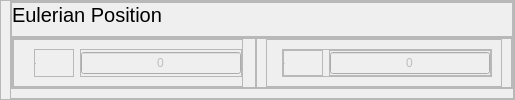
                  <widget class="QFrame" name="frame_161">
                   <property name="minimumSize">
                    <size>
                     <width>0</width>
                     <height>0</height>
                    </size>
                   </property>
                   <property name="maximumSize">
                    <size>
                     <width>16777215</width>
                     <height>100</height>
                    </size>
                   </property>
                   <property name="styleSheet">
                    <string notr="true"/>
                   </property>
                   <property name="frameShape">
                    <enum>QFrame::Shape::StyledPanel</enum>
                   </property>
                   <property name="frameShadow">
                    <enum>QFrame::Shadow::Raised</enum>
                   </property>
                   <layout class="QVBoxLayout" name="verticalLayout_103">
                    <property name="spacing">
                     <number>0</number>
                    </property>
                    <property name="leftMargin">
                     <number>9</number>
                    </property>
                    <property name="topMargin">
                     <number>0</number>
                    </property>
                    <property name="rightMargin">
                     <number>0</number>
                    </property>
                    <property name="bottomMargin">
                     <number>0</number>
                    </property>
                    <item>
                     <widget class="QFrame" name="frame_162">
                      <property name="frameShape">
                       <enum>QFrame::Shape::StyledPanel</enum>
                      </property>
                      <property name="frameShadow">
                       <enum>QFrame::Shadow::Raised</enum>
                      </property>
                      <layout class="QVBoxLayout" name="verticalLayout_104">
                       <property name="spacing">
                        <number>0</number>
                       </property>
                       <property name="leftMargin">
                        <number>0</number>
                       </property>
                       <property name="topMargin">
                        <number>0</number>
                       </property>
                       <property name="rightMargin">
                        <number>0</number>
                       </property>
                       <item>
                        <widget class="QFrame" name="frame_163">
                         <property name="minimumSize">
                          <size>
                           <width>0</width>
                           <height>35</height>
                          </size>
                         </property>
                         <property name="maximumSize">
                          <size>
                           <width>16777215</width>
                           <height>35</height>
                          </size>
                         </property>
                         <property name="frameShape">
                          <enum>QFrame::Shape::StyledPanel</enum>
                         </property>
                         <property name="frameShadow">
                          <enum>QFrame::Shadow::Raised</enum>
                         </property>
                         <layout class="QHBoxLayout" name="horizontalLayout_60">
                          <property name="spacing">
                           <number>0</number>
                          </property>
                          <property name="leftMargin">
                           <number>0</number>
                          </property>
                          <property name="topMargin">
                           <number>0</number>
                          </property>
                          <property name="rightMargin">
                           <number>0</number>
                          </property>
                          <property name="bottomMargin">
                           <number>0</number>
                          </property>
                          <item>
                           <widget class="QLabel" name="label_40">
                            <property name="minimumSize">
                             <size>
                              <width>0</width>
                              <height>35</height>
                             </size>
                            </property>
                            <property name="maximumSize">
                             <size>
                              <width>16777215</width>
                              <height>35</height>
                             </size>
                            </property>
                            <property name="styleSheet">
                             <string notr="true">QLabel {
    font-size: 20px; /* Tamanho da fonte */
	font-family: &quot;Yu Gothic UI Semibold&quot;; /* Família da fonte */
}
</string>
                            </property>
                            <property name="text">
                             <string>Eulerian Position</string>
                            </property>
                            <property name="alignment">
                             <set>Qt::AlignmentFlag::AlignLeading|Qt::AlignmentFlag::AlignLeft|Qt::AlignmentFlag::AlignTop</set>
                            </property>
                           </widget>
                          </item>
                         </layout>
                        </widget>
                       </item>
                       <item>
                        <widget class="QFrame" name="frame_164">
                         <property name="frameShape">
                          <enum>QFrame::Shape::StyledPanel</enum>
                         </property>
                         <property name="frameShadow">
                          <enum>QFrame::Shadow::Raised</enum>
                         </property>
                         <layout class="QHBoxLayout" name="horizontalLayout_61">
                          <property name="spacing">
                           <number>0</number>
                          </property>
                          <property name="leftMargin">
                           <number>0</number>
                          </property>
                          <property name="topMargin">
                           <number>0</number>
                          </property>
                          <property name="rightMargin">
                           <number>0</number>
                          </property>
                          <property name="bottomMargin">
                           <number>0</number>
                          </property>
                          <item>
                           <widget class="QFrame" name="frame_165">
                            <property name="frameShape">
                             <enum>QFrame::Shape::StyledPanel</enum>
                            </property>
                            <property name="frameShadow">
                             <enum>QFrame::Shadow::Raised</enum>
                            </property>
                            <layout class="QVBoxLayout" name="verticalLayout_105">
                             <property name="spacing">
                              <number>0</number>
                             </property>
                             <property name="leftMargin">
                              <number>0</number>
                             </property>
                             <property name="topMargin">
                              <number>0</number>
                             </property>
                             <property name="rightMargin">
                              <number>12</number>
                             </property>
                             <property name="bottomMargin">
                              <number>0</number>
                             </property>
                             <item>
                              <widget class="QFrame" name="frame_166">
                               <property name="frameShape">
                                <enum>QFrame::Shape::StyledPanel</enum>
                               </property>
                               <property name="frameShadow">
                                <enum>QFrame::Shadow::Raised</enum>
                               </property>
                               <layout class="QHBoxLayout" name="horizontalLayout_62">
                                <property name="leftMargin">
                                 <number>20</number>
                                </property>
                                <property name="rightMargin">
                                 <number>0</number>
                                </property>
                                <item>
                                 <widget class="QFrame" name="frame_167">
                                  <property name="sizePolicy">
                                   <sizepolicy hsizetype="Preferred" vsizetype="Preferred">
                                    <horstretch>0</horstretch>
                                    <verstretch>0</verstretch>
                                   </sizepolicy>
                                  </property>
                                  <property name="minimumSize">
                                   <size>
                                    <width>40</width>
                                    <height>0</height>
                                   </size>
                                  </property>
                                  <property name="maximumSize">
                                   <size>
                                    <width>140</width>
                                    <height>16777215</height>
                                   </size>
                                  </property>
                                  <property name="frameShape">
                                   <enum>QFrame::Shape::StyledPanel</enum>
                                  </property>
                                  <property name="frameShadow">
                                   <enum>QFrame::Shadow::Raised</enum>
                                  </property>
                                  <layout class="QVBoxLayout" name="verticalLayout_106">
                                   <property name="spacing">
                                    <number>7</number>
                                   </property>
                                   <property name="leftMargin">
                                    <number>0</number>
                                   </property>
                                   <property name="topMargin">
                                    <number>0</number>
                                   </property>
                                   <property name="rightMargin">
                                    <number>0</number>
                                   </property>
                                   <property name="bottomMargin">
                                    <number>0</number>
                                   </property>
                                   <item>
                                    <widget class="QLabel" name="label_175">
                                     <property name="minimumSize">
                                      <size>
                                       <width>30</width>
                                       <height>18</height>
                                      </size>
                                     </property>
                                     <property name="maximumSize">
                                      <size>
                                       <width>16777215</width>
                                       <height>18</height>
                                      </size>
                                     </property>
                                     <property name="font">
                                      <font>
                                       <family>Yu Gothic UI Semilight</family>
                                       <pointsize>-1</pointsize>
                                      </font>
                                     </property>
                                     <property name="styleSheet">
                                      <string notr="true"/>
                                     </property>
                                     <property name="text">
                                      <string>X:</string>
                                     </property>
                                    </widget>
                                   </item>
                                  </layout>
                                 </widget>
                                </item>
                                <item>
                                 <widget class="QFrame" name="frame_168">
                                  <property name="sizePolicy">
                                   <sizepolicy hsizetype="MinimumExpanding" vsizetype="Preferred">
                                    <horstretch>0</horstretch>
                                    <verstretch>0</verstretch>
                                   </sizepolicy>
                                  </property>
                                  <property name="layoutDirection">
                                   <enum>Qt::LayoutDirection::RightToLeft</enum>
                                  </property>
                                  <property name="frameShape">
                                   <enum>QFrame::Shape::StyledPanel</enum>
                                  </property>
                                  <property name="frameShadow">
                                   <enum>QFrame::Shadow::Raised</enum>
                                  </property>
                                  <layout class="QVBoxLayout" name="verticalLayout_107">
                                   <property name="spacing">
                                    <number>7</number>
                                   </property>
                                   <property name="leftMargin">
                                    <number>0</number>
                                   </property>
                                   <property name="topMargin">
                                    <number>0</number>
                                   </property>
                                   <property name="rightMargin">
                                    <number>0</number>
                                   </property>
                                   <property name="bottomMargin">
                                    <number>0</number>
                                   </property>
                                   <item>
                                    <widget class="QLineEdit" name="xEulerian">
                                     <property name="enabled">
                                      <bool>false</bool>
                                     </property>
                                     <property name="minimumSize">
                                      <size>
                                       <width>160</width>
                                       <height>18</height>
                                      </size>
                                     </property>
                                     <property name="maximumSize">
                                      <size>
                                       <width>180</width>
                                       <height>16777215</height>
                                      </size>
                                     </property>
                                     <property name="text">
                                      <string>0</string>
                                     </property>
                                     <property name="alignment">
                                      <set>Qt::AlignmentFlag::AlignCenter</set>
                                     </property>
                                     <property name="placeholderText">
                                      <string>value</string>
                                     </property>
                                    </widget>
                                   </item>
                                  </layout>
                                 </widget>
                                </item>
                               </layout>
                              </widget>
                             </item>
                            </layout>
                           </widget>
                          </item>
                          <item>
                           <widget class="QFrame" name="frame_169">
                            <property name="frameShape">
                             <enum>QFrame::Shape::StyledPanel</enum>
                            </property>
                            <property name="frameShadow">
                             <enum>QFrame::Shadow::Raised</enum>
                            </property>
                            <layout class="QVBoxLayout" name="verticalLayout_108">
                             <property name="spacing">
                              <number>0</number>
                             </property>
                             <property name="topMargin">
                              <number>0</number>
                             </property>
                             <property name="bottomMargin">
                              <number>0</number>
                             </property>
                             <item>
                              <widget class="QFrame" name="frame_170">
                               <property name="frameShape">
                                <enum>QFrame::Shape::StyledPanel</enum>
                               </property>
                               <property name="frameShadow">
                                <enum>QFrame::Shadow::Raised</enum>
                               </property>
                               <layout class="QHBoxLayout" name="horizontalLayout_63">
                                <property name="spacing">
                                 <number>20</number>
                                </property>
                                <property name="leftMargin">
                                 <number>15</number>
                                </property>
                                <item>
                                 <widget class="QFrame" name="frame_171">
                                  <property name="frameShape">
                                   <enum>QFrame::Shape::StyledPanel</enum>
                                  </property>
                                  <property name="frameShadow">
                                   <enum>QFrame::Shadow::Raised</enum>
                                  </property>
                                  <layout class="QHBoxLayout" name="horizontalLayout_64">
                                   <property name="spacing">
                                    <number>6</number>
                                   </property>
                                   <property name="leftMargin">
                                    <number>0</number>
                                   </property>
                                   <property name="topMargin">
                                    <number>0</number>
                                   </property>
                                   <property name="rightMargin">
                                    <number>0</number>
                                   </property>
                                   <property name="bottomMargin">
                                    <number>0</number>
                                   </property>
                                   <item>
                                    <widget class="QFrame" name="frame_172">
                                     <property name="sizePolicy">
                                      <sizepolicy hsizetype="Preferred" vsizetype="Preferred">
                                       <horstretch>0</horstretch>
                                       <verstretch>0</verstretch>
                                      </sizepolicy>
                                     </property>
                                     <property name="minimumSize">
                                      <size>
                                       <width>40</width>
                                       <height>0</height>
                                      </size>
                                     </property>
                                     <property name="maximumSize">
                                      <size>
                                       <width>140</width>
                                       <height>16777215</height>
                                      </size>
                                     </property>
                                     <property name="frameShape">
                                      <enum>QFrame::Shape::StyledPanel</enum>
                                     </property>
                                     <property name="frameShadow">
                                      <enum>QFrame::Shadow::Raised</enum>
                                     </property>
                                     <layout class="QVBoxLayout" name="verticalLayout_109">
                                      <property name="spacing">
                                       <number>7</number>
                                      </property>
                                      <property name="leftMargin">
                                       <number>0</number>
                                      </property>
                                      <property name="topMargin">
                                       <number>0</number>
                                      </property>
                                      <property name="rightMargin">
                                       <number>0</number>
                                      </property>
                                      <property name="bottomMargin">
                                       <number>0</number>
                                      </property>
                                      <item>
                                       <widget class="QLabel" name="label_176">
                                        <property name="minimumSize">
                                         <size>
                                          <width>0</width>
                                          <height>18</height>
                                         </size>
                                        </property>
                                        <property name="maximumSize">
                                         <size>
                                          <width>16777215</width>
                                          <height>18</height>
                                         </size>
                                        </property>
                                        <property name="font">
                                         <font>
                                          <family>Yu Gothic UI Semilight</family>
                                          <pointsize>-1</pointsize>
                                         </font>
                                        </property>
                                        <property name="styleSheet">
                                         <string notr="true"/>
                                        </property>
                                        <property name="text">
                                         <string>Y:</string>
                                        </property>
                                       </widget>
                                      </item>
                                     </layout>
                                    </widget>
                                   </item>
                                   <item>
                                    <widget class="QFrame" name="frame_173">
                                     <property name="sizePolicy">
                                      <sizepolicy hsizetype="MinimumExpanding" vsizetype="Preferred">
                                       <horstretch>0</horstretch>
                                       <verstretch>0</verstretch>
                                      </sizepolicy>
                                     </property>
                                     <property name="layoutDirection">
                                      <enum>Qt::LayoutDirection::RightToLeft</enum>
                                     </property>
                                     <property name="frameShape">
                                      <enum>QFrame::Shape::StyledPanel</enum>
                                     </property>
                                     <property name="frameShadow">
                                      <enum>QFrame::Shadow::Raised</enum>
                                     </property>
                                     <layout class="QVBoxLayout" name="verticalLayout_110">
                                      <property name="spacing">
                                       <number>7</number>
                                      </property>
                                      <property name="leftMargin">
                                       <number>0</number>
                                      </property>
                                      <property name="topMargin">
                                       <number>0</number>
                                      </property>
                                      <property name="rightMargin">
                                       <number>0</number>
                                      </property>
                                      <property name="bottomMargin">
                                       <number>0</number>
                                      </property>
                                      <item>
                                       <widget class="QLineEdit" name="yEulerian">
                                        <property name="enabled">
                                         <bool>false</bool>
                                        </property>
                                        <property name="minimumSize">
                                         <size>
                                          <width>160</width>
                                          <height>18</height>
                                         </size>
                                        </property>
                                        <property name="maximumSize">
                                         <size>
                                          <width>189</width>
                                          <height>16777215</height>
                                         </size>
                                        </property>
                                        <property name="text">
                                         <string>0</string>
                                        </property>
                                        <property name="alignment">
                                         <set>Qt::AlignmentFlag::AlignCenter</set>
                                        </property>
                                        <property name="placeholderText">
                                         <string>value</string>
                                        </property>
                                       </widget>
                                      </item>
                                     </layout>
                                    </widget>
                                   </item>
                                  </layout>
                                 </widget>
                                </item>
                               </layout>
                              </widget>
                             </item>
                            </layout>
                           </widget>
                          </item>
                         </layout>
                        </widget>
                       </item>
                      </layout>
                     </widget>
                    </item>
                   </layout>
                  </widget>
